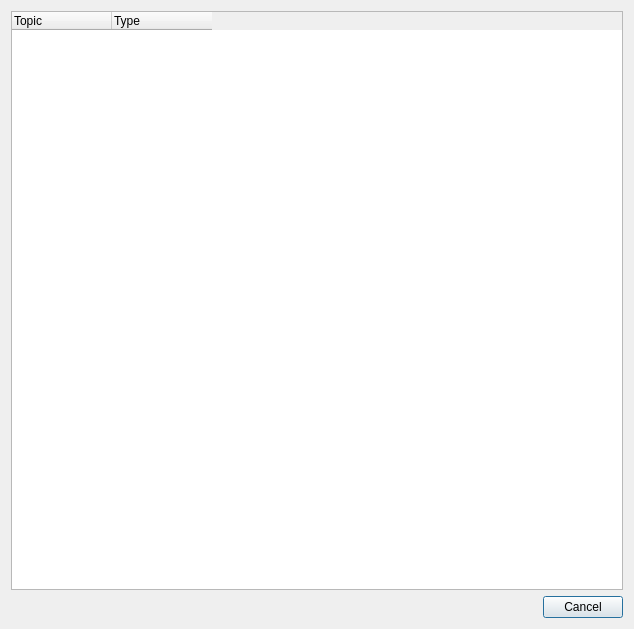
<?xml version="1.0" encoding="UTF-8"?>
<ui version="4.0">
 <class>NewWidgetTreeDialog</class>
 <widget class="QDialog" name="NewWidgetTreeDialog">
  <property name="geometry">
   <rect>
    <x>0</x>
    <y>0</y>
    <width>634</width>
    <height>629</height>
   </rect>
  </property>
  <property name="windowTitle">
   <string>Select Widget...</string>
  </property>
  <layout class="QVBoxLayout" name="verticalLayout">
   <item>
    <widget class="QTreeWidget" name="tree">
     <attribute name="headerDefaultSectionSize">
      <number>100</number>
     </attribute>
     <attribute name="headerStretchLastSection">
      <bool>false</bool>
     </attribute>
     <column>
      <property name="text">
       <string>Topic</string>
      </property>
     </column>
     <column>
      <property name="text">
       <string>Type</string>
      </property>
     </column>
    </widget>
   </item>
   <item>
    <widget class="QDialogButtonBox" name="buttonBox">
     <property name="standardButtons">
      <set>QDialogButtonBox::Cancel</set>
     </property>
    </widget>
   </item>
  </layout>
 </widget>
 <resources/>
 <connections>
  <connection>
   <sender>buttonBox</sender>
   <signal>rejected()</signal>
   <receiver>NewWidgetTreeDialog</receiver>
   <slot>reject()</slot>
   <hints>
    <hint type="sourcelabel">
     <x>316</x>
     <y>607</y>
    </hint>
    <hint type="destinationlabel">
     <x>316</x>
     <y>314</y>
    </hint>
   </hints>
  </connection>
 </connections>
</ui>
